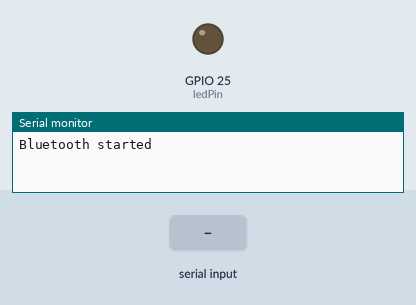
Simulated run of this sketch. Board: ESP32. Shown: output pins drawn as LEDs (lit = HIGH), the last lines printed to the serial monitor. The test bench sets the inputs (shaded band). Nothing arrives over Bluetooth unless stated.

Above: at 1.2 s.
1.3 s: "on\n" received over the second serial link
At 2.4 s:
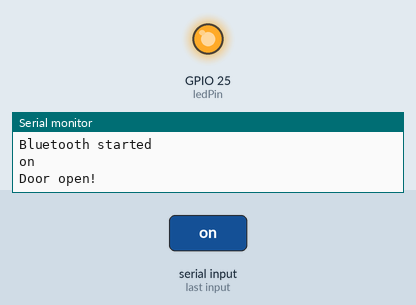
2.8 s: "off\n" received over the second serial link
At 3.4 s:
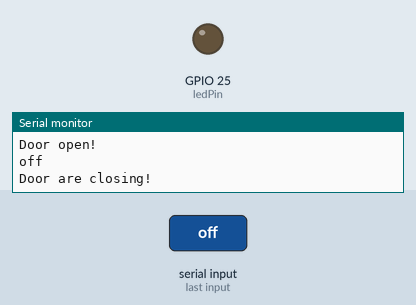
Timing chart, 0 to 5.8 s (numbered marks = the images above; inputs shaded):
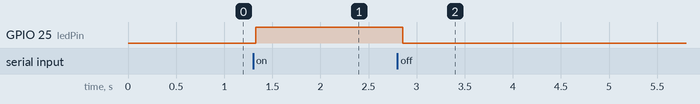

Measured:
- after the input at 1.3 s, GPIO 25 (ledPin): LOW → HIGH at once
- after the input at 2.8 s, GPIO 25 (ledPin): HIGH → LOW after 0.06 s

The sketch:

BLE_Test.ino
```cpp
/*
 * File:    BLE_Test.ino
 * Author:  Agent Hitman Faris
 * Date:    14 December 2022
 *
 * Description:
 *          Arduino Testing for Bluetooth connection
 *
 * Revision:
 *          v0  Initial Release For BLE Testing
 *
 */

#include "BluetoothSerial.h"

#if !defined(CONFIG_BT_ENABLED) || !defined(CONFIG_BLUEDROID_ENABLED)
#error Bluetooth is not enabled! Please run `make menuconfig` to and enable it
#endif

BluetoothSerial SerialBT;
const int ledPin =  25;

void setup() {
  Serial.begin(115200);
  SerialBT.begin("ESP32"); //Bluetooth device name
  Serial.println("Bluetooth started");
  pinMode(ledPin, OUTPUT);

}

String message = "";
char incomingChar;

void loop() {
  // Read Custum massage
  if (SerialBT.available())
  {
    char incomingChar = SerialBT.read();
    if (incomingChar != '\n')
    {
      message += String(incomingChar);
    }
    else
    {
      message = "";
    }
    Serial.write(incomingChar);
  }
  // Check received message
  if (message =="on")
  {
    digitalWrite(ledPin, HIGH);
    Serial.println("");
    Serial.println("Door open!");
  }
  else if (message =="off")
  {
    digitalWrite(ledPin, LOW);
    Serial.println("");
    Serial.println("Door are closing!");
  }
  delay(20);
}
```
